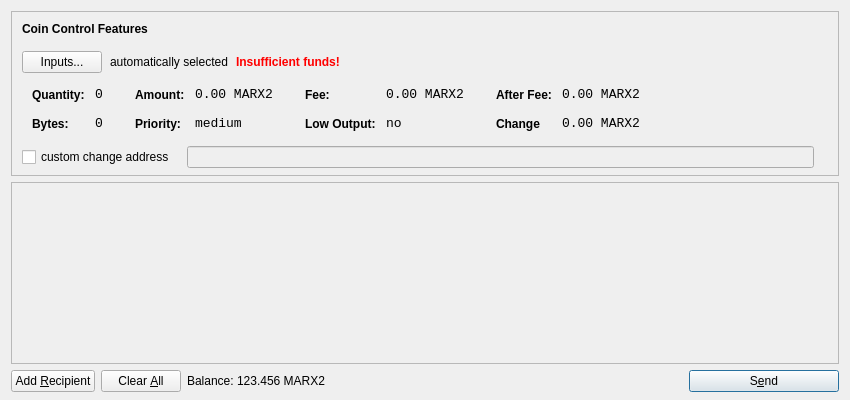
<?xml version="1.0" encoding="UTF-8"?>
<ui version="4.0">
 <class>SendCoinsDialog</class>
 <widget class="QDialog" name="SendCoinsDialog">
  <property name="geometry">
   <rect>
    <x>0</x>
    <y>0</y>
    <width>850</width>
    <height>400</height>
   </rect>
  </property>
  <property name="windowTitle">
   <string>Send Coins</string>
  </property>
  <layout class="QVBoxLayout" name="verticalLayout" stretch="0,1,0">
   <property name="bottomMargin">
    <number>8</number>
   </property>
   <item>
    <widget class="QFrame" name="frameCoinControl">
     <property name="sizePolicy">
      <sizepolicy hsizetype="Expanding" vsizetype="Expanding">
       <horstretch>0</horstretch>
       <verstretch>0</verstretch>
      </sizepolicy>
     </property>
     <property name="maximumSize">
      <size>
       <width>16777215</width>
       <height>16777215</height>
      </size>
     </property>
     <property name="frameShape">
      <enum>QFrame::StyledPanel</enum>
     </property>
     <property name="frameShadow">
      <enum>QFrame::Sunken</enum>
     </property>
     <layout class="QVBoxLayout" name="verticalLayoutCoinControl2">
      <property name="spacing">
       <number>6</number>
      </property>
      <property name="leftMargin">
       <number>0</number>
      </property>
      <property name="topMargin">
       <number>0</number>
      </property>
      <property name="rightMargin">
       <number>0</number>
      </property>
      <property name="bottomMargin">
       <number>6</number>
      </property>
      <item>
       <layout class="QVBoxLayout" name="verticalLayoutCoinControl" stretch="0,0,0,0,1">
        <property name="spacing">
         <number>0</number>
        </property>
        <property name="leftMargin">
         <number>10</number>
        </property>
        <property name="topMargin">
         <number>10</number>
        </property>
        <item>
         <layout class="QHBoxLayout" name="horizontalLayoutCoinControl1">
          <property name="bottomMargin">
           <number>15</number>
          </property>
          <item>
           <widget class="QLabel" name="labelCoinControlFeatures">
            <property name="sizePolicy">
             <sizepolicy hsizetype="Preferred" vsizetype="Maximum">
              <horstretch>0</horstretch>
              <verstretch>0</verstretch>
             </sizepolicy>
            </property>
            <property name="font">
             <font>
              <weight>75</weight>
              <bold>true</bold>
             </font>
            </property>
            <property name="styleSheet">
             <string notr="true">font-weight:bold;</string>
            </property>
            <property name="text">
             <string>Coin Control Features</string>
            </property>
           </widget>
          </item>
         </layout>
        </item>
        <item>
         <layout class="QHBoxLayout" name="horizontalLayoutCoinControl2" stretch="0,0,0,0">
          <property name="spacing">
           <number>8</number>
          </property>
          <property name="bottomMargin">
           <number>10</number>
          </property>
          <item>
           <widget class="QPushButton" name="pushButtonCoinControl">
            <property name="styleSheet">
             <string notr="true"/>
            </property>
            <property name="text">
             <string>Inputs...</string>
            </property>
           </widget>
          </item>
          <item>
           <widget class="QLabel" name="labelCoinControlAutomaticallySelected">
            <property name="text">
             <string>automatically selected</string>
            </property>
            <property name="margin">
             <number>5</number>
            </property>
           </widget>
          </item>
          <item>
           <widget class="QLabel" name="labelCoinControlInsuffFunds">
            <property name="font">
             <font>
              <weight>75</weight>
              <bold>true</bold>
             </font>
            </property>
            <property name="styleSheet">
             <string notr="true">color:red;font-weight:bold;</string>
            </property>
            <property name="text">
             <string>Insufficient funds!</string>
            </property>
            <property name="margin">
             <number>5</number>
            </property>
           </widget>
          </item>
          <item>
           <spacer name="horizontalSpacerCoinControl">
            <property name="orientation">
             <enum>Qt::Horizontal</enum>
            </property>
            <property name="sizeHint" stdset="0">
             <size>
              <width>40</width>
              <height>1</height>
             </size>
            </property>
           </spacer>
          </item>
         </layout>
        </item>
        <item>
         <widget class="QWidget" name="widgetCoinControl" native="true">
          <property name="sizePolicy">
           <sizepolicy hsizetype="Preferred" vsizetype="Preferred">
            <horstretch>0</horstretch>
            <verstretch>0</verstretch>
           </sizepolicy>
          </property>
          <property name="minimumSize">
           <size>
            <width>0</width>
            <height>0</height>
           </size>
          </property>
          <property name="styleSheet">
           <string notr="true"/>
          </property>
          <layout class="QHBoxLayout" name="horizontalLayoutCoinControl5">
           <property name="margin">
            <number>0</number>
           </property>
           <item>
            <layout class="QHBoxLayout" name="horizontalLayoutCoinControl3" stretch="0,0,0,1">
             <property name="spacing">
              <number>20</number>
             </property>
             <property name="topMargin">
              <number>0</number>
             </property>
             <property name="bottomMargin">
              <number>10</number>
             </property>
             <item>
              <layout class="QFormLayout" name="formLayoutCoinControl1">
               <property name="horizontalSpacing">
                <number>10</number>
               </property>
               <property name="verticalSpacing">
                <number>14</number>
               </property>
               <property name="leftMargin">
                <number>10</number>
               </property>
               <property name="topMargin">
                <number>4</number>
               </property>
               <property name="rightMargin">
                <number>6</number>
               </property>
               <item row="0" column="0">
                <widget class="QLabel" name="labelCoinControlQuantityText">
                 <property name="styleSheet">
                  <string notr="true">font-weight:bold;</string>
                 </property>
                 <property name="text">
                  <string>Quantity:</string>
                 </property>
                 <property name="margin">
                  <number>0</number>
                 </property>
                </widget>
               </item>
               <item row="0" column="1">
                <widget class="QLabel" name="labelCoinControlQuantity">
                 <property name="font">
                  <font>
                   <family>Monospace</family>
                   <pointsize>10</pointsize>
                  </font>
                 </property>
                 <property name="cursor">
                  <cursorShape>IBeamCursor</cursorShape>
                 </property>
                 <property name="contextMenuPolicy">
                  <enum>Qt::ActionsContextMenu</enum>
                 </property>
                 <property name="text">
                  <string>0</string>
                 </property>
                 <property name="margin">
                  <number>0</number>
                 </property>
                 <property name="textInteractionFlags">
                  <set>Qt::LinksAccessibleByMouse|Qt::TextSelectableByKeyboard|Qt::TextSelectableByMouse</set>
                 </property>
                </widget>
               </item>
               <item row="1" column="0">
                <widget class="QLabel" name="labelCoinControlBytesText">
                 <property name="styleSheet">
                  <string notr="true">font-weight:bold;</string>
                 </property>
                 <property name="text">
                  <string>Bytes:</string>
                 </property>
                </widget>
               </item>
               <item row="1" column="1">
                <widget class="QLabel" name="labelCoinControlBytes">
                 <property name="font">
                  <font>
                   <family>Monospace</family>
                   <pointsize>10</pointsize>
                  </font>
                 </property>
                 <property name="cursor">
                  <cursorShape>IBeamCursor</cursorShape>
                 </property>
                 <property name="contextMenuPolicy">
                  <enum>Qt::ActionsContextMenu</enum>
                 </property>
                 <property name="text">
                  <string>0</string>
                 </property>
                 <property name="textInteractionFlags">
                  <set>Qt::LinksAccessibleByMouse|Qt::TextSelectableByKeyboard|Qt::TextSelectableByMouse</set>
                 </property>
                </widget>
               </item>
              </layout>
             </item>
             <item>
              <layout class="QFormLayout" name="formLayoutCoinControl2">
               <property name="horizontalSpacing">
                <number>10</number>
               </property>
               <property name="verticalSpacing">
                <number>14</number>
               </property>
               <property name="leftMargin">
                <number>6</number>
               </property>
               <property name="topMargin">
                <number>4</number>
               </property>
               <property name="rightMargin">
                <number>6</number>
               </property>
               <item row="0" column="0">
                <widget class="QLabel" name="labelCoinControlAmountText">
                 <property name="styleSheet">
                  <string notr="true">font-weight:bold;</string>
                 </property>
                 <property name="text">
                  <string>Amount:</string>
                 </property>
                 <property name="margin">
                  <number>0</number>
                 </property>
                </widget>
               </item>
               <item row="0" column="1">
                <widget class="QLabel" name="labelCoinControlAmount">
                 <property name="font">
                  <font>
                   <family>Monospace</family>
                   <pointsize>10</pointsize>
                  </font>
                 </property>
                 <property name="cursor">
                  <cursorShape>IBeamCursor</cursorShape>
                 </property>
                 <property name="contextMenuPolicy">
                  <enum>Qt::ActionsContextMenu</enum>
                 </property>
                 <property name="text">
                  <string notr="true">0.00 MARX2</string>
                 </property>
                 <property name="textInteractionFlags">
                  <set>Qt::LinksAccessibleByMouse|Qt::TextSelectableByKeyboard|Qt::TextSelectableByMouse</set>
                 </property>
                </widget>
               </item>
               <item row="1" column="0">
                <widget class="QLabel" name="labelCoinControlPriorityText">
                 <property name="styleSheet">
                  <string notr="true">font-weight:bold;</string>
                 </property>
                 <property name="text">
                  <string>Priority:</string>
                 </property>
                </widget>
               </item>
               <item row="1" column="1">
                <widget class="QLabel" name="labelCoinControlPriority">
                 <property name="font">
                  <font>
                   <family>Monospace</family>
                   <pointsize>10</pointsize>
                  </font>
                 </property>
                 <property name="cursor">
                  <cursorShape>IBeamCursor</cursorShape>
                 </property>
                 <property name="contextMenuPolicy">
                  <enum>Qt::ActionsContextMenu</enum>
                 </property>
                 <property name="text">
                  <string>medium</string>
                 </property>
                 <property name="textInteractionFlags">
                  <set>Qt::LinksAccessibleByMouse|Qt::TextSelectableByKeyboard|Qt::TextSelectableByMouse</set>
                 </property>
                </widget>
               </item>
              </layout>
             </item>
             <item>
              <layout class="QFormLayout" name="formLayoutCoinControl3">
               <property name="horizontalSpacing">
                <number>10</number>
               </property>
               <property name="verticalSpacing">
                <number>14</number>
               </property>
               <property name="leftMargin">
                <number>6</number>
               </property>
               <property name="topMargin">
                <number>4</number>
               </property>
               <property name="rightMargin">
                <number>6</number>
               </property>
               <item row="0" column="0">
                <widget class="QLabel" name="labelCoinControlFeeText">
                 <property name="styleSheet">
                  <string notr="true">font-weight:bold;</string>
                 </property>
                 <property name="text">
                  <string>Fee:</string>
                 </property>
                 <property name="margin">
                  <number>0</number>
                 </property>
                </widget>
               </item>
               <item row="0" column="1">
                <widget class="QLabel" name="labelCoinControlFee">
                 <property name="font">
                  <font>
                   <family>Monospace</family>
                   <pointsize>10</pointsize>
                  </font>
                 </property>
                 <property name="cursor">
                  <cursorShape>IBeamCursor</cursorShape>
                 </property>
                 <property name="contextMenuPolicy">
                  <enum>Qt::ActionsContextMenu</enum>
                 </property>
                 <property name="text">
                  <string notr="true">0.00 MARX2</string>
                 </property>
                 <property name="textInteractionFlags">
                  <set>Qt::LinksAccessibleByMouse|Qt::TextSelectableByKeyboard|Qt::TextSelectableByMouse</set>
                 </property>
                </widget>
               </item>
               <item row="1" column="0">
                <widget class="QLabel" name="labelCoinControlLowOutputText">
                 <property name="styleSheet">
                  <string notr="true">font-weight:bold;</string>
                 </property>
                 <property name="text">
                  <string>Low Output:</string>
                 </property>
                </widget>
               </item>
               <item row="1" column="1">
                <widget class="QLabel" name="labelCoinControlLowOutput">
                 <property name="font">
                  <font>
                   <family>Monospace</family>
                   <pointsize>10</pointsize>
                  </font>
                 </property>
                 <property name="cursor">
                  <cursorShape>IBeamCursor</cursorShape>
                 </property>
                 <property name="contextMenuPolicy">
                  <enum>Qt::ActionsContextMenu</enum>
                 </property>
                 <property name="text">
                  <string>no</string>
                 </property>
                 <property name="textInteractionFlags">
                  <set>Qt::LinksAccessibleByMouse|Qt::TextSelectableByKeyboard|Qt::TextSelectableByMouse</set>
                 </property>
                </widget>
               </item>
              </layout>
             </item>
             <item>
              <layout class="QFormLayout" name="formLayoutCoinControl4">
               <property name="horizontalSpacing">
                <number>10</number>
               </property>
               <property name="verticalSpacing">
                <number>14</number>
               </property>
               <property name="leftMargin">
                <number>6</number>
               </property>
               <property name="topMargin">
                <number>4</number>
               </property>
               <property name="rightMargin">
                <number>6</number>
               </property>
               <item row="0" column="0">
                <widget class="QLabel" name="labelCoinControlAfterFeeText">
                 <property name="styleSheet">
                  <string notr="true">font-weight:bold;</string>
                 </property>
                 <property name="text">
                  <string>After Fee:</string>
                 </property>
                 <property name="margin">
                  <number>0</number>
                 </property>
                </widget>
               </item>
               <item row="0" column="1">
                <widget class="QLabel" name="labelCoinControlAfterFee">
                 <property name="font">
                  <font>
                   <family>Monospace</family>
                   <pointsize>10</pointsize>
                  </font>
                 </property>
                 <property name="cursor">
                  <cursorShape>IBeamCursor</cursorShape>
                 </property>
                 <property name="contextMenuPolicy">
                  <enum>Qt::ActionsContextMenu</enum>
                 </property>
                 <property name="text">
                  <string notr="true">0.00 MARX2</string>
                 </property>
                 <property name="textInteractionFlags">
                  <set>Qt::LinksAccessibleByMouse|Qt::TextSelectableByKeyboard|Qt::TextSelectableByMouse</set>
                 </property>
                </widget>
               </item>
               <item row="1" column="0">
                <widget class="QLabel" name="labelCoinControlChangeText">
                 <property name="styleSheet">
                  <string notr="true">font-weight:bold;</string>
                 </property>
                 <property name="text">
                  <string>Change</string>
                 </property>
                </widget>
               </item>
               <item row="1" column="1">
                <widget class="QLabel" name="labelCoinControlChange">
                 <property name="font">
                  <font>
                   <family>Monospace</family>
                   <pointsize>10</pointsize>
                  </font>
                 </property>
                 <property name="cursor">
                  <cursorShape>IBeamCursor</cursorShape>
                 </property>
                 <property name="contextMenuPolicy">
                  <enum>Qt::ActionsContextMenu</enum>
                 </property>
                 <property name="text">
                  <string notr="true">0.00 MARX2</string>
                 </property>
                 <property name="textInteractionFlags">
                  <set>Qt::LinksAccessibleByMouse|Qt::TextSelectableByKeyboard|Qt::TextSelectableByMouse</set>
                 </property>
                </widget>
               </item>
              </layout>
             </item>
            </layout>
           </item>
          </layout>
         </widget>
        </item>
        <item>
         <layout class="QHBoxLayout" name="horizontalLayoutCoinControl4" stretch="0,0,0">
          <property name="spacing">
           <number>12</number>
          </property>
          <property name="sizeConstraint">
           <enum>QLayout::SetDefaultConstraint</enum>
          </property>
          <property name="topMargin">
           <number>5</number>
          </property>
          <property name="rightMargin">
           <number>5</number>
          </property>
          <item>
           <widget class="QCheckBox" name="checkBoxCoinControlChange">
            <property name="text">
             <string>custom change address</string>
            </property>
           </widget>
          </item>
          <item>
           <widget class="QLineEdit" name="lineEditCoinControlChange">
            <property name="enabled">
             <bool>false</bool>
            </property>
            <property name="sizePolicy">
             <sizepolicy hsizetype="Expanding" vsizetype="Fixed">
              <horstretch>0</horstretch>
              <verstretch>0</verstretch>
             </sizepolicy>
            </property>
           </widget>
          </item>
          <item>
           <widget class="QLabel" name="labelCoinControlChangeLabel">
            <property name="sizePolicy">
             <sizepolicy hsizetype="Preferred" vsizetype="Expanding">
              <horstretch>0</horstretch>
              <verstretch>0</verstretch>
             </sizepolicy>
            </property>
            <property name="minimumSize">
             <size>
              <width>0</width>
              <height>0</height>
             </size>
            </property>
            <property name="text">
             <string/>
            </property>
            <property name="margin">
             <number>3</number>
            </property>
           </widget>
          </item>
         </layout>
        </item>
        <item>
         <spacer name="verticalSpacerCoinControl">
          <property name="orientation">
           <enum>Qt::Vertical</enum>
          </property>
          <property name="sizeHint" stdset="0">
           <size>
            <width>800</width>
            <height>1</height>
           </size>
          </property>
         </spacer>
        </item>
       </layout>
      </item>
     </layout>
    </widget>
   </item>
   <item>
    <widget class="QScrollArea" name="scrollArea">
     <property name="widgetResizable">
      <bool>true</bool>
     </property>
     <widget class="QWidget" name="scrollAreaWidgetContents">
      <property name="geometry">
       <rect>
        <x>0</x>
        <y>0</y>
        <width>830</width>
        <height>172</height>
       </rect>
      </property>
      <layout class="QVBoxLayout" name="verticalLayout_2">
       <property name="margin">
        <number>0</number>
       </property>
       <item>
        <layout class="QVBoxLayout" name="entries">
         <property name="spacing">
          <number>6</number>
         </property>
        </layout>
       </item>
       <item>
        <spacer name="verticalSpacer">
         <property name="orientation">
          <enum>Qt::Vertical</enum>
         </property>
         <property name="sizeHint" stdset="0">
          <size>
           <width>20</width>
           <height>40</height>
          </size>
         </property>
        </spacer>
       </item>
      </layout>
     </widget>
    </widget>
   </item>
   <item>
    <layout class="QHBoxLayout" name="horizontalLayout">
     <item>
      <widget class="QPushButton" name="addButton">
       <property name="toolTip">
        <string>Send to multiple recipients at once</string>
       </property>
       <property name="text">
        <string>Add &amp;Recipient</string>
       </property>
       <property name="autoDefault">
        <bool>false</bool>
       </property>
      </widget>
     </item>
     <item>
      <widget class="QPushButton" name="clearButton">
       <property name="sizePolicy">
        <sizepolicy hsizetype="Minimum" vsizetype="Fixed">
         <horstretch>0</horstretch>
         <verstretch>0</verstretch>
        </sizepolicy>
       </property>
       <property name="toolTip">
        <string>Remove all transaction fields</string>
       </property>
       <property name="text">
        <string>Clear &amp;All</string>
       </property>
       <property name="autoRepeatDelay">
        <number>300</number>
       </property>
       <property name="autoDefault">
        <bool>false</bool>
       </property>
      </widget>
     </item>
     <item>
      <layout class="QHBoxLayout" name="horizontalLayout_2">
       <property name="spacing">
        <number>3</number>
       </property>
       <item>
        <widget class="QLabel" name="label">
         <property name="sizePolicy">
          <sizepolicy hsizetype="Preferred" vsizetype="Fixed">
           <horstretch>0</horstretch>
           <verstretch>0</verstretch>
          </sizepolicy>
         </property>
         <property name="text">
          <string>Balance:</string>
         </property>
        </widget>
       </item>
       <item>
        <widget class="QLabel" name="labelBalance">
         <property name="sizePolicy">
          <sizepolicy hsizetype="Preferred" vsizetype="Fixed">
           <horstretch>0</horstretch>
           <verstretch>0</verstretch>
          </sizepolicy>
         </property>
         <property name="cursor">
          <cursorShape>IBeamCursor</cursorShape>
         </property>
         <property name="text">
          <string notr="true">123.456 MARX2</string>
         </property>
         <property name="textInteractionFlags">
          <set>Qt::LinksAccessibleByMouse|Qt::TextSelectableByKeyboard|Qt::TextSelectableByMouse</set>
         </property>
        </widget>
       </item>
      </layout>
     </item>
     <item>
      <spacer name="horizontalSpacer">
       <property name="orientation">
        <enum>Qt::Horizontal</enum>
       </property>
       <property name="sizeHint" stdset="0">
        <size>
         <width>40</width>
         <height>20</height>
        </size>
       </property>
      </spacer>
     </item>
     <item>
      <widget class="QPushButton" name="sendButton">
       <property name="minimumSize">
        <size>
         <width>150</width>
         <height>0</height>
        </size>
       </property>
       <property name="toolTip">
        <string>Confirm the send action</string>
       </property>
       <property name="text">
        <string>S&amp;end</string>
       </property>
       <property name="icon">
        <iconset resource="../bitcoin.qrc">
         <normaloff>:/icons/send</normaloff>:/icons/send</iconset>
       </property>
       <property name="default">
        <bool>true</bool>
       </property>
      </widget>
     </item>
    </layout>
   </item>
  </layout>
 </widget>
 <resources>
  <include location="../bitcoin.qrc"/>
 </resources>
 <connections/>
</ui>
